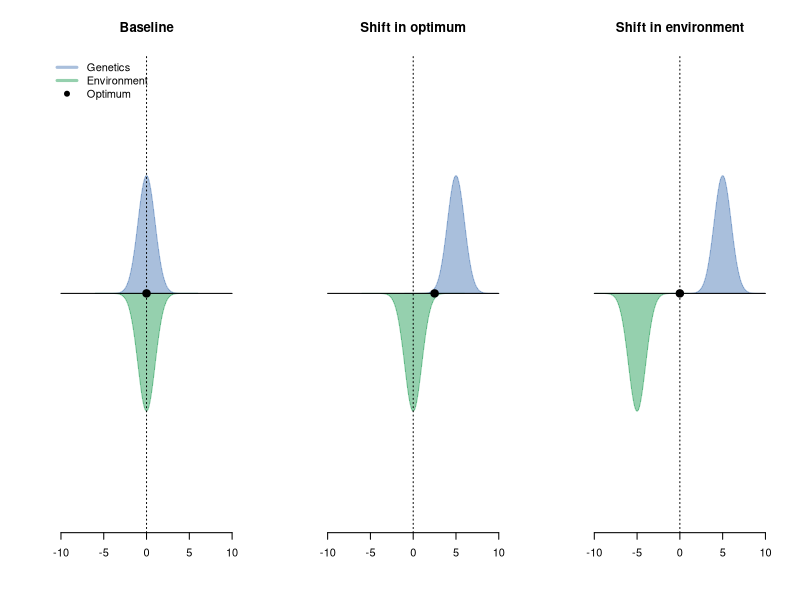

Generate this figure with R:
g = rep(NA,3)
e = rep(NA,3)
f = rep(NA,3)

g[1] = 0
e[1] = 0
f[1] = 0

g[2] = 5
e[2] = 0
f[2] = 2.5

g[3] = 5
e[3] = -5
f[3] = 0

title = c("Baseline","Shift in optimum","Shift in environment")
par(mfrow=c(1,3))

for ( i in 1:3 ) {
xlm = c(-10,10)
ylm = c(-0.75,0.75)
plot( 0 , 0 , type="n" , xlim=xlm , ylim=ylm , bty="n" , las=1 , yaxt="n" , ylab="" , xlab="" , main=title[i])
x = seq(g[i]-6, g[i]+6, by=0.1) 
x = x[x>-10 & x<10]
y = dnorm(x, g[i], 1)
polygon( x , y , col="#4575b475", border="#4575b475" )

x = seq(e[i]-6, e[i]+6, by=0.1) 
x = x[x>-10 & x<10]
y = dnorm(x, e[i], 1)
polygon( x , -1*y , col="#1a985075" , border="#1a985075")
points(f[i],0,pch=19,cex=1.5)
abline(v=0,lty=3)
lines(xlm,c(0,0))
if ( i==1) {
  legend(legend=c("Genetics","Environment","Optimum"),"topleft",col=c("#4575b475","#1a985075","black"),bty="n",pch=c(NA,NA,19),lwd=c(3,3,NA))
}
}